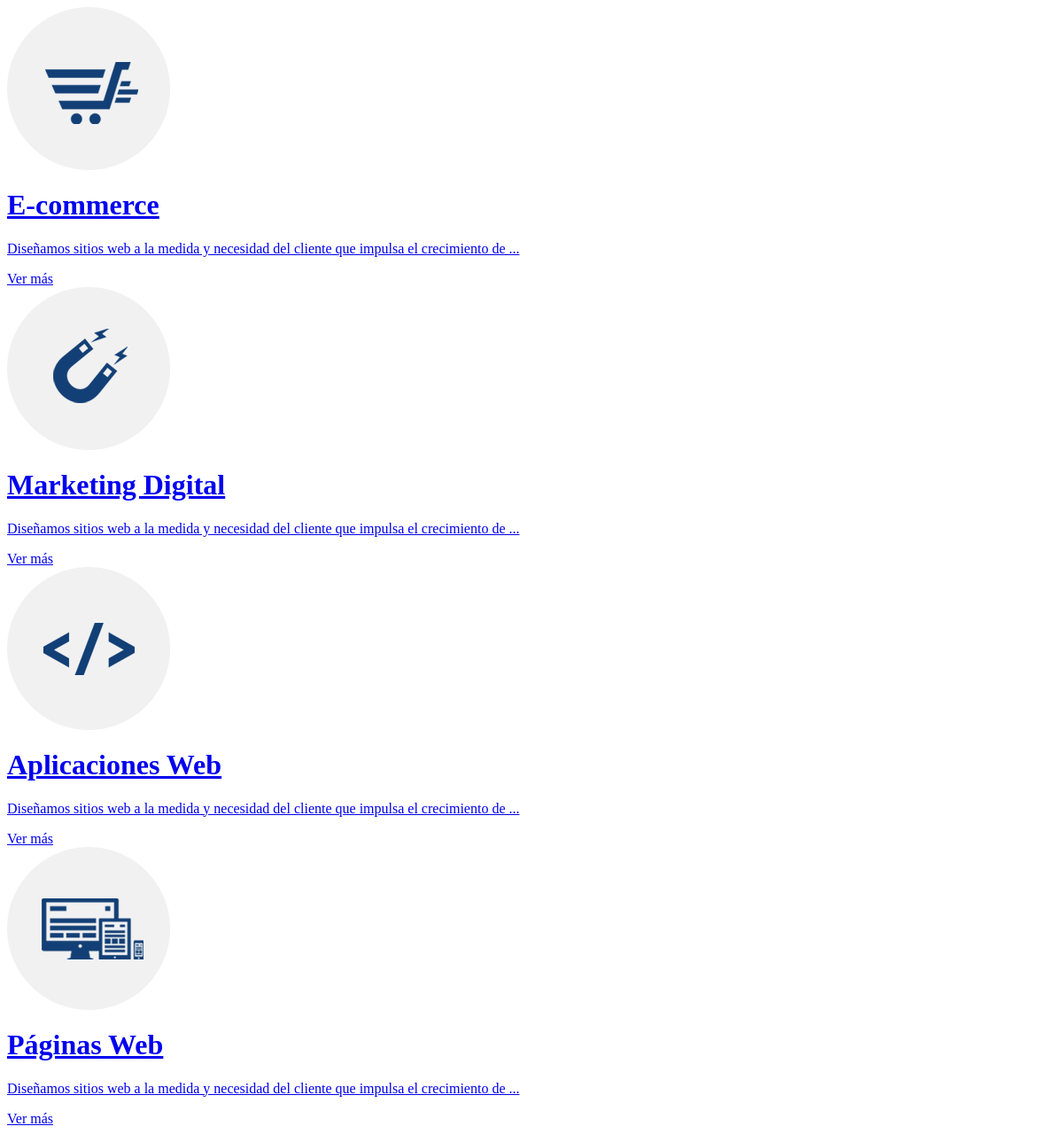
The app's page /servicios/, older data.
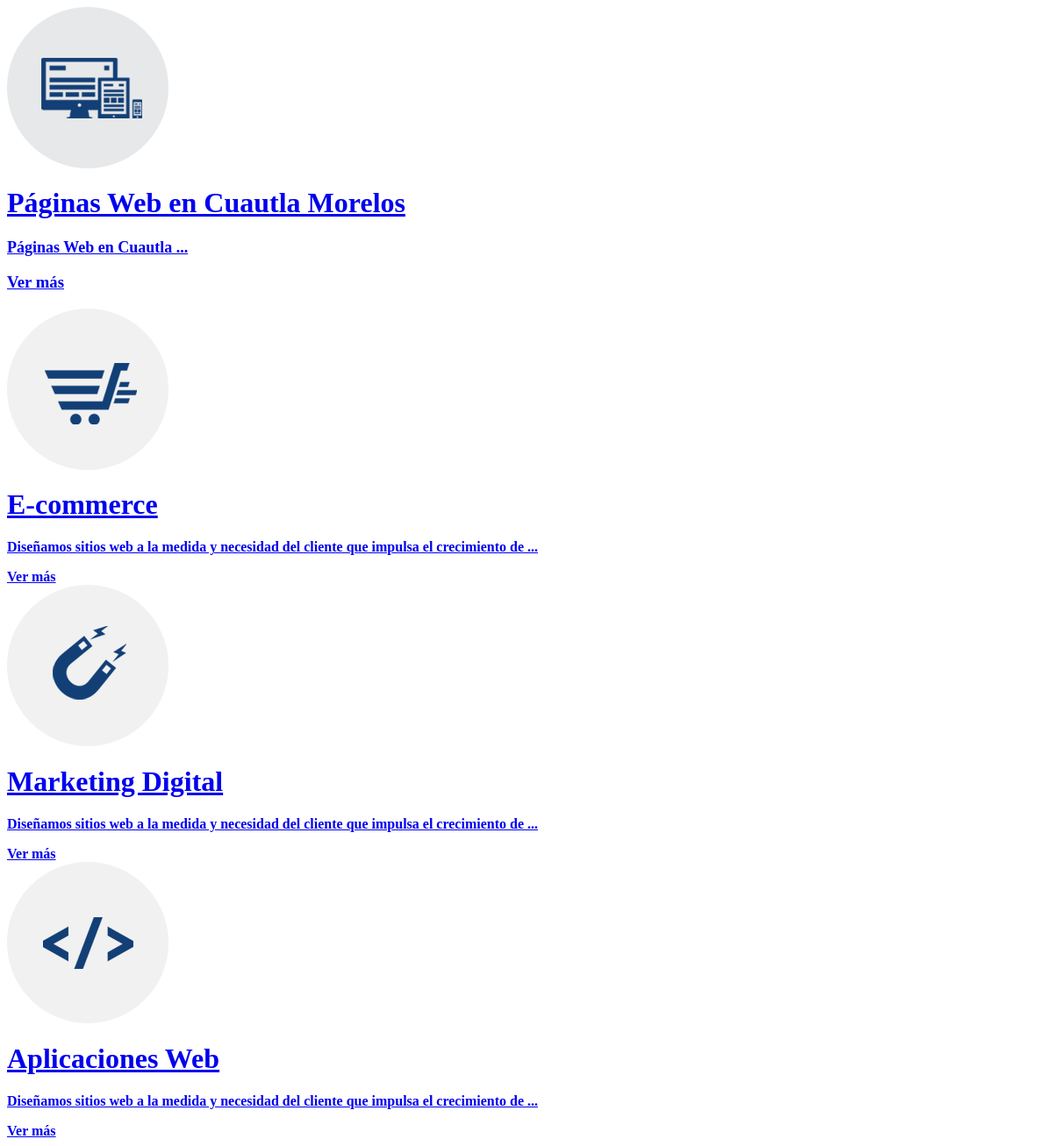
The same page, newer data.
### services/models.py (models this page shows, shortened)
class Service(models.Model):
	title = models.CharField(max_length=255)
	icon = models.ImageField(upload_to='services/')
	description = models.TextField()
	image = models.ImageField(upload_to='services/')
	slug = models.SlugField(max_length=255, blank=True)
	class Meta:
		verbose_name_plural = 'Servicios'

### services/views.py (the view)
# urls.py: url(r'^servicios/', 'services.views.service_view_all', name='service_view_all'),
def service_view_all(request):
	services = Service.objects.all().order_by('-id')[:4]
	return render(request, 'services.html', {'services':services})

### hikury/context_processors.py (called while the page is built)
def home_menu(request):
	home = Home.objects.get(pk=1)
	return{'home':home}

### services/templates/services.html
	{% for s in services %}
	<a href="servicios/{{s.slug}}/">
	<div id="servicio">
		<div id="content-servicio">
			<div id="imagen">
				<img id="diseno-image" src="{{MEDIA_URL}}{{s.icon}}" alt="{{ s.title }}">
			</div>
			<div id="description">
				<h1>{{ s.title }}</h1>
				<p>{{ s.description|truncatechars:90|safe }}</p>
				<a class="button-services" href="servicios/{{s.slug}}/">Ver más</a>
			</div>
		</div>
	</div>
	</a>
	{% endfor %}

Row changes from the older to the newer data that the page shows:
no longer on this page (row unchanged): Service: icon (picture), title "Páginas Web", description "Diseñamos sitios web a la medida y necesidad del cliente que impulsa el crecimiento de ..."
added Service: icon (picture), title "Páginas Web en Cuautla Morelos", description "Páginas Web en Cuautla ..."
